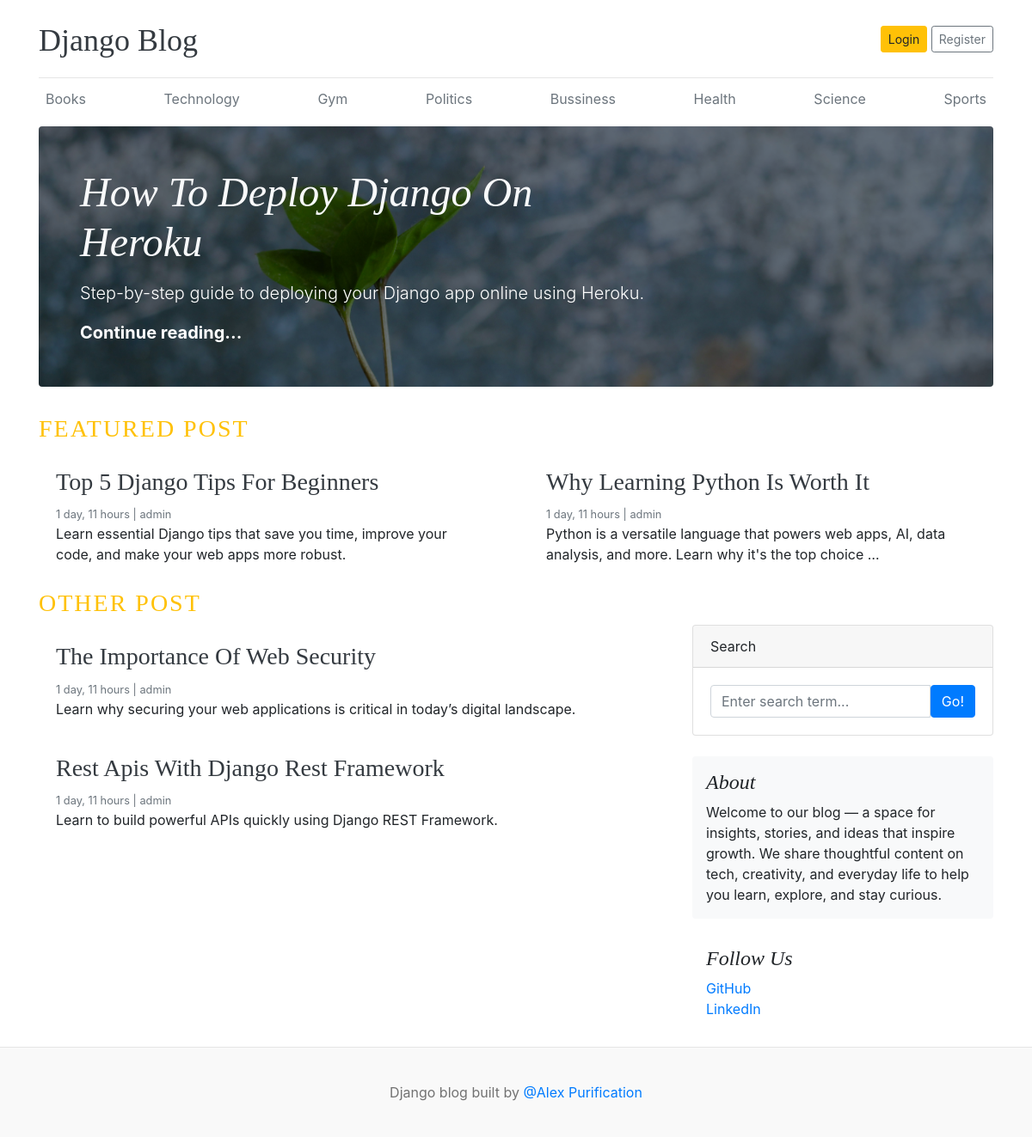
The page / on the database its author committed.
### blogs/models.py (models this page shows, shortened)
class Category(models.Model):
    category_name = models.CharField(max_length=50, unique=True)
    created_at = models.DateTimeField(auto_now_add=True)
    updated_at = models.DateTimeField(auto_now=True)
    def __str__(self):
        return self.category_name
    class Meta:
        verbose_name_plural='categories'

class Blogs(models.Model):
    title = models.CharField(max_length=100)
    slug = models.SlugField(max_length=150, unique=True, blank=True)
    category = models.ForeignKey(Category, on_delete=models.CASCADE)
    author = models.ForeignKey(User, on_delete=models.CASCADE)
    featured_image = models.ImageField(upload_to='uploads/%Y/%m/%d')
    short_description = models.TextField(max_length=500)
    blog_body = models.TextField(max_length=2000)
    status = models.CharField(max_length=10, choices=STATUS_CHOICES, default='Draft')
    is_featured = models.BooleanField(default=False)
    created_at = models.DateTimeField(auto_now_add=True)
    updated_at = models.DateTimeField(auto_now=True)
    class Meta:
        verbose_name_plural = 'blogs'

### assignments/models.py (models this page shows, shortened)
class About(models.Model):
    tilte = models.CharField(max_length=25)
    description = models.TextField(max_length=255)
    created_at = models.DateTimeField(auto_now_add=True)
    updated_at = models.DateTimeField(auto_now=True)
    class Meta:
        verbose_name_plural='about'

class SocialConnect(models.Model):
    platform = models.CharField(max_length=25)
    link = models.URLField(max_length=100)
    created_at = models.DateTimeField(auto_now_add=True)
    updated_at = models.DateTimeField(auto_now=True)
    class Meta:
        verbose_name_plural = 'social-connections'

### blog_main/views.py (the view)
# urls.py: path('', views.home, name='home'),
def home(request):
    all_posts = Blogs.objects.filter(is_featured=True, status='Published').order_by('-created_at')
    try:
        about = About.objects.get()
    except:
        about=None
    data = {
        'featured_post': all_posts.first(),
        'posts': all_posts.exclude(pk=all_posts.first().pk),
        'other_posts': Blogs.objects.filter(is_featured=False, status='Published'),
        'about': about,
    }
    return render(request, 'home.html', data)

### blogs/context_processors.py (called while the page is built)
def get_categories(request):
    categories = Category.objects.all().order_by('-created_at')
    return dict(categories=categories)

def get_socialConnects(request):
    socialConnects = SocialConnect.objects.all()
    return dict(socialConnects=socialConnects)

### templates/home.html
{% extends "components/base.html" %} {% block title %}Home{% endblock %}
{% block content %}
{% if featured_post %}
<div
  class="jumbotron p-3 p-md-5 text-white rounded bg-dark"
  style="background-image: url('{{ featured_post.featured_image.url }}');background-blend-mode: overlay;background-size:cover;"
>
  <div class="col-md-8 px-0">
    <h1 class="display-4 font-italic"><a href="{% url 'blogs' featured_post.slug %}" class='text-light'>{{ featured_post.title }}</a></h1>
    <p class="lead my-3">
      {{ featured_post.short_description | truncatewords:20 }}
    </p>
    <p class="lead mb-0">
      <a href="{% url 'blogs' featured_post.slug %}" class="text-white font-weight-bold">Continue reading...</a>
    </p>
  </div>
</div>
{% endif %}
<h3 class="text-uppercase text-warning" style="letter-spacing: 2px">
  Featured Post
</h3>
<div class="row mb-2">
  {% if posts %} {% for post in posts %}
  <div class="col-md-6">
    <div class="card border-0">
      <div class="card-body">
        <h3><a href="{% url 'blogs' post.slug %}" class='text-dark'>{{ post.title }}</a></h3>
        <small class="mb-1 text-muted">
          {{ post.created_at | timesince }} | {{ post.author }}
        </small>
        <p class="card-text">{{ post.short_description | truncatewords:20 }}</p>
      </div>
    </div>
  </div>
  {% endfor %} {% endif %}
</div>
<h3 class="text-uppercase text-warning" style="letter-spacing: 2px">
  Other Post
</h3>
<main role="main" class="container p-0">
  <div class="row">
    <div class="col-md-8 blog-main">
      {% if other_posts %} {% for post in other_posts %}
      <div class="card border-0">
        <div class="card-body">
          <h3><a href="{% url 'blogs' post.slug %}" class='text-dark'>{{ post.title }}</a></h3>
          <small class="mb-1 text-muted">
            {{ post.created_at | timesince }} | {{ post.author }}
          </small>
          <p class="card-text">
            {{ post.short_description | truncatewords:20 }}
          </p>
        </div>
      </div>
      {% endfor %} {%endif %}
    </div>
    <aside class="col-md-4 blog-sidebar">
      {% include "components/search_widget.html" %}
      <div class="p-3 mb-3 bg-light rounded">
        <h4 class="font-italic">{{ about.tilte }}</h4>
        <p class="mb-0">
          {{ about.description }}
        </p>
      </div>
      {% if socialConnects %}
        <div class="p-3">
          <h4 class="font-italic">Follow Us</h4>
          <ol class="list-unstyled">
            {% for link in socialConnects %}
              <li><a href="{{ link.link }}">{{ link.platform }}</a></li>
            {% endfor %}
          </ol>
        </div>
      {% endif %}
    </aside>
  </div>
</main>
{% endblock %}

### templates/components/base.html (shortened to what this page needs)
<!doctype html>
<html lang="en">
  <head>
    <link
      href="https://getbootstrap.com/docs/4.0/dist/css/bootstrap.min.css"
      rel="stylesheet"
    />
    <link href="/static/css/blog.css" rel="stylesheet" />
    <link rel="stylesheet" href="https://cdnjs.cloudflare.com/ajax/libs/font-awesome/4.7.0/css/font-awesome.min.css">
  </head>
  <body>
    <div class="container">
      {% include "components/header.html" %}
      <div class="nav-scroller py-1 mb-2">
        <nav class="nav d-flex justify-content-between">
          {% for cat in categories %}
            <a class="p-2 text-muted" href="{% url 'post_by_category' cat.id %}">
              {{ cat }}
            </a>
          {% endfor %}
        </nav>
      </div>
      {% block content %}{% endblock %}
    </div>
    {% include "components/footer.html" %}
  </body>
</html>

### templates/components/header.html (shortened to what this page needs)
<header class="blog-header py-3">
  <div class="row flex-nowrap justify-content-between align-items-center">
    <div class="col-4 pt-1">
      <a class="blog-header-logo text-dark" href="/">Django Blog</a>
    </div>
    <div class="col-4">
    </div>
    <div class="col-4 d-flex justify-content-end align-items-center">
      {% if not user.is_authenticated %}
        <a class="btn btn-sm btn-warning" href="{% url 'login' %}">Login</a>
        <a class="btn btn-sm btn-outline-secondary" href="{% url 'register' %}">Register</a>
      {% else %}
        <a class="btn btn-sm btn-primary" href="{% url 'dashboard' %}">Dashboard</a>
        &nbsp;
        <a class="btn btn-sm btn-danger" href="{% url 'logout' %}">Logout</a>
      {% endif %}
    </div>
  </div>
</header>

### templates/components/search_widget.html
<div class="card mb-4">
    <div class="card-header">Search</div>
    <div class="card-body">
        {% include "components/search.html" %}
    </div>
</div>

### templates/components/search.html
<form action="{% url 'search' %}" method='GET'>
    <div class="input-group">
        <input class="form-control" type="text" value='{{ search_term }}' name='search_term' placeholder="Enter search term..." aria-label="Enter search term..." aria-describedby="button-search" />
        <button class="btn btn-primary" id="button-search" type="submit">Go!</button>
    </div>
</form>

### templates/components/footer.html
<footer class="blog-footer">
  <p>
    Django blog built by
    <a href="#">@Alex Purification</a>
  </p>
</footer>

### static/css/blog.css (style rules this page uses)
.blog-header { border-bottom: 1px solid #e5e5e5; }
.blog-header-logo { font-family: "Playfair Display", Georgia, "Times New Roman", serif; font-size: 2.25rem; }
h1, h2, h3, h4, h5, h6 { font-family: "Playfair Display", Georgia, "Times New Roman", serif; }
.display-4 { font-size: 2.5rem; }
@media (min-width: 768px) { .display-4 { font-size: 3rem; } }
.blog-footer { padding: 2.5rem 0; color: #727272; text-align: center; background-color: #f9f9f9; border-top: .05rem solid #e5e5e5; }
.blog-footer p:last-child { margin-bottom: 0; }

### rows shown on the page
Category: category_name "Books"
Category: category_name "Technology"
Category: category_name "Gym"
Category: category_name "Politics"
Category: category_name "Bussiness"
Category: category_name "Health"
Category: category_name "Science"
Category: category_name "Sports"
Blogs: featured_image (picture), title "How To Deploy Django On Heroku", short_description "Step-by-step guide to deploying your Django app online using Heroku."
Blogs: title "Top 5 Django Tips For Beginners", created_at "1 day, 11 hours", author "admin", short_description "Learn essential Django tips that save you time, improve your code, and make your web apps more robust."
Blogs: title "Why Learning Python Is Worth It", created_at "1 day, 11 hours", author "admin", short_description "Python is a versatile language that powers web apps, AI, data analysis, and more. Learn why it's the top choice …"
Blogs: title "The Importance Of Web Security", created_at "1 day, 11 hours", author "admin", short_description "Learn why securing your web applications is critical in today’s digital landscape."
Blogs: title "Rest Apis With Django Rest Framework", created_at "1 day, 11 hours", author "admin", short_description "Learn to build powerful APIs quickly using Django REST Framework."
About: tilte "About", description "Welcome to our blog — a space for insights, stories, and ideas that inspire growth. We share thoughtful content on tech, creativity, and everyday life to help you learn, explore, and stay curious."
SocialConnect: platform "GitHub"
SocialConnect: platform "LinkedIn"
